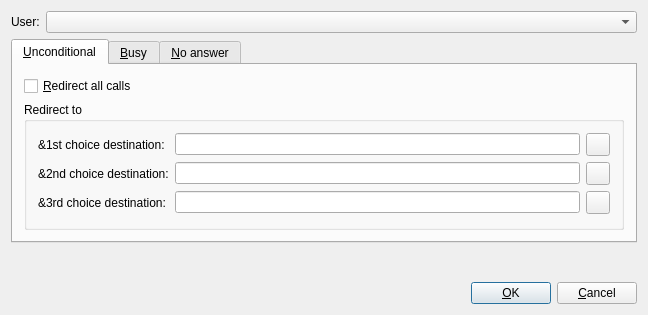
<?xml version="1.0" encoding="UTF-8"?>
<ui version="4.0" stdsetdef="1">
  <author></author>
  <comment></comment>
  <exportmacro></exportmacro>
  <class>SrvRedirectForm</class>
  <widget class="QDialog" name="SrvRedirectForm">
    <property name="geometry">
      <rect>
        <x>0</x>
        <y>0</y>
        <width>648</width>
        <height>315</height>
      </rect>
    </property>
    <property name="windowTitle">
      <string>Twinkle - Call Redirection</string>
    </property>
    <layout class="QVBoxLayout">
      <item>
        <layout class="QHBoxLayout">
          <item>
            <widget class="QLabel" name="userTextLabel">
              <property name="text">
                <string>User:</string>
              </property>
              <property name="buddy" stdset="0">
                <cstring>userComboBox</cstring>
              </property>
              <property name="wordWrap">
                <bool>false</bool>
              </property>
            </widget>
          </item>
          <item>
            <widget class="QComboBox" name="userComboBox">
              <property name="sizePolicy">
                <sizepolicy>
                  <hsizetype>7</hsizetype>
                  <vsizetype>0</vsizetype>
                  <horstretch>0</horstretch>
                  <verstretch>0</verstretch>
                </sizepolicy>
              </property>
            </widget>
          </item>
        </layout>
      </item>
      <item>
        <widget class="QTabWidget" name="cfTabWidget">
          <property name="enabled">
            <bool>true</bool>
          </property>
          <property name="whatsThis" stdset="0">
            <string>There are 3 redirect services:&lt;p&gt;
&lt;b&gt;Unconditional:&lt;/b&gt; redirect all calls
&lt;/p&gt;
&lt;p&gt;
&lt;b&gt;Busy:&lt;/b&gt; redirect a call if both lines are busy
&lt;/p&gt;
&lt;p&gt;
&lt;b&gt;No answer:&lt;/b&gt; redirect a call when the no-answer timer expires
&lt;/p&gt;</string>
          </property>
          <widget class="QWidget" name="tab">
            <attribute name="title">
              <string>&amp;Unconditional</string>
            </attribute>
            <layout class="QGridLayout">
              <item row="0" column="0">
                <widget class="QCheckBox" name="cfAlwaysCheckBox">
                  <property name="text">
                    <string>&amp;Redirect all calls</string>
                  </property>
                  <property name="shortcut">
                    <string>Alt+R</string>
                  </property>
                  <property name="whatsThis" stdset="0">
                    <string>Activate the unconditional redirection service.</string>
                  </property>
                </widget>
              </item>
              <item row="1" column="0">
                <widget class="QGroupBox" name="cfAlwaysGroupBox">
                  <property name="enabled">
                    <bool>true</bool>
                  </property>
                  <property name="title">
                    <string>Redirect to</string>
                  </property>
                  <layout class="QGridLayout">
                    <item row="0" column="1">
                      <widget class="QLineEdit" name="cfAlwaysDst1LineEdit">
                        <property name="enabled">
                          <bool>true</bool>
                        </property>
                        <property name="whatsThis" stdset="0">
                          <string>You can specify up to 3 destinations to which you want to redirect the call. If the first destination does not answer the call, the second destination will be tried and so on.</string>
                        </property>
                      </widget>
                    </item>
                    <item row="1" column="1">
                      <widget class="QLineEdit" name="cfAlwaysDst2LineEdit">
                        <property name="enabled">
                          <bool>true</bool>
                        </property>
                        <property name="whatsThis" stdset="0">
                          <string>You can specify up to 3 destinations to which you want to redirect the call. If the first destination does not answer the call, the second destination will be tried and so on.</string>
                        </property>
                      </widget>
                    </item>
                    <item row="2" column="0">
                      <widget class="QLabel" name="cfAlwaysDst3TextLabel">
                        <property name="enabled">
                          <bool>true</bool>
                        </property>
                        <property name="text">
                          <string>&amp;3rd choice destination:</string>
                        </property>
                        <property name="buddy" stdset="0">
                          <cstring>cfAlwaysDst3LineEdit</cstring>
                        </property>
                        <property name="wordWrap">
                          <bool>false</bool>
                        </property>
                      </widget>
                    </item>
                    <item row="2" column="1">
                      <widget class="QLineEdit" name="cfAlwaysDst3LineEdit">
                        <property name="enabled">
                          <bool>true</bool>
                        </property>
                        <property name="whatsThis" stdset="0">
                          <string>You can specify up to 3 destinations to which you want to redirect the call. If the first destination does not answer the call, the second destination will be tried and so on.</string>
                        </property>
                      </widget>
                    </item>
                    <item row="1" column="0">
                      <widget class="QLabel" name="cfAlwaysDst2TextLabel">
                        <property name="text">
                          <string>&amp;2nd choice destination:</string>
                        </property>
                        <property name="buddy" stdset="0">
                          <cstring>cfAlwaysDst2LineEdit</cstring>
                        </property>
                        <property name="wordWrap">
                          <bool>false</bool>
                        </property>
                      </widget>
                    </item>
                    <item row="0" column="0">
                      <widget class="QLabel" name="cfAlwaysDst1TextLabel">
                        <property name="text">
                          <string>&amp;1st choice destination:</string>
                        </property>
                        <property name="buddy" stdset="0">
                          <cstring>cfAlwaysDst1LineEdit</cstring>
                        </property>
                        <property name="wordWrap">
                          <bool>false</bool>
                        </property>
                      </widget>
                    </item>
                    <item row="0" column="2">
                      <widget class="QToolButton" name="addrAlways1ToolButton">
                        <property name="focusPolicy">
                          <enum>Qt::TabFocus</enum>
                        </property>
                        <property name="text">
                          <string/>
                        </property>
                        <property name="shortcut">
                          <string>F10</string>
                        </property>
                        <property name="icon">
                          <iconset>:/icons/images/kontact_contacts.png</iconset>
                        </property>
                        <property name="toolTip" stdset="0">
                          <string>Address book</string>
                        </property>
                      </widget>
                    </item>
                    <item row="1" column="2">
                      <widget class="QToolButton" name="addrAlways2ToolButton">
                        <property name="focusPolicy">
                          <enum>Qt::TabFocus</enum>
                        </property>
                        <property name="text">
                          <string/>
                        </property>
                        <property name="shortcut">
                          <string>F11</string>
                        </property>
                        <property name="icon">
                          <iconset>:/icons/images/kontact_contacts.png</iconset>
                        </property>
                        <property name="toolTip" stdset="0">
                          <string>Address book</string>
                        </property>
                        <property name="whatsThis" stdset="0">
                          <string>Select an address from the address book.</string>
                        </property>
                      </widget>
                    </item>
                    <item row="2" column="2">
                      <widget class="QToolButton" name="addrAlways3ToolButton">
                        <property name="focusPolicy">
                          <enum>Qt::TabFocus</enum>
                        </property>
                        <property name="text">
                          <string/>
                        </property>
                        <property name="shortcut">
                          <string>F12</string>
                        </property>
                        <property name="icon">
                          <iconset>:/icons/images/kontact_contacts.png</iconset>
                        </property>
                        <property name="toolTip" stdset="0">
                          <string>Address book</string>
                        </property>
                        <property name="whatsThis" stdset="0">
                          <string>Select an address from the address book.</string>
                        </property>
                      </widget>
                    </item>
                  </layout>
                </widget>
              </item>
            </layout>
          </widget>
          <widget class="QWidget" name="tab">
            <attribute name="title">
              <string>&amp;Busy</string>
            </attribute>
            <layout class="QGridLayout">
              <item row="0" column="0">
                <widget class="QCheckBox" name="cfBusyCheckBox">
                  <property name="text">
                    <string>&amp;Redirect calls when I am busy</string>
                  </property>
                  <property name="shortcut">
                    <string>Alt+R</string>
                  </property>
                  <property name="whatsThis" stdset="0">
                    <string>Activate the redirection when busy service.</string>
                  </property>
                </widget>
              </item>
              <item row="1" column="0">
                <widget class="QGroupBox" name="cfBusyGroupBox">
                  <property name="enabled">
                    <bool>true</bool>
                  </property>
                  <property name="title">
                    <string>Redirect to</string>
                  </property>
                  <layout class="QGridLayout">
                    <item row="1" column="1">
                      <widget class="QLineEdit" name="cfBusyDst2LineEdit">
                        <property name="enabled">
                          <bool>true</bool>
                        </property>
                        <property name="whatsThis" stdset="0">
                          <string>You can specify up to 3 destinations to which you want to redirect the call. If the first destination does not answer the call, the second destination will be tried and so on.</string>
                        </property>
                      </widget>
                    </item>
                    <item row="2" column="0">
                      <widget class="QLabel" name="cfBusyDst3TextLabel">
                        <property name="text">
                          <string>&amp;3rd choice destination:</string>
                        </property>
                        <property name="buddy" stdset="0">
                          <cstring>cfAlwaysDst3LineEdit</cstring>
                        </property>
                        <property name="wordWrap">
                          <bool>false</bool>
                        </property>
                      </widget>
                    </item>
                    <item row="2" column="1">
                      <widget class="QLineEdit" name="cfBusyDst3LineEdit">
                        <property name="enabled">
                          <bool>true</bool>
                        </property>
                        <property name="whatsThis" stdset="0">
                          <string>You can specify up to 3 destinations to which you want to redirect the call. If the first destination does not answer the call, the second destination will be tried and so on.</string>
                        </property>
                      </widget>
                    </item>
                    <item row="1" column="0">
                      <widget class="QLabel" name="cfBusyDst2TextLabel">
                        <property name="text">
                          <string>&amp;2nd choice destination:</string>
                        </property>
                        <property name="buddy" stdset="0">
                          <cstring>cfAlwaysDst2LineEdit</cstring>
                        </property>
                        <property name="wordWrap">
                          <bool>false</bool>
                        </property>
                      </widget>
                    </item>
                    <item row="0" column="0">
                      <widget class="QLabel" name="cfBusyDst1TextLabel">
                        <property name="text">
                          <string>&amp;1st choice destination:</string>
                        </property>
                        <property name="buddy" stdset="0">
                          <cstring>cfAlwaysDst1LineEdit</cstring>
                        </property>
                        <property name="wordWrap">
                          <bool>false</bool>
                        </property>
                      </widget>
                    </item>
                    <item row="0" column="1">
                      <widget class="QLineEdit" name="cfBusyDst1LineEdit">
                        <property name="enabled">
                          <bool>true</bool>
                        </property>
                        <property name="whatsThis" stdset="0">
                          <string>You can specify up to 3 destinations to which you want to redirect the call. If the first destination does not answer the call, the second destination will be tried and so on.</string>
                        </property>
                      </widget>
                    </item>
                    <item row="0" column="2">
                      <widget class="QToolButton" name="addrBusy1ToolButton">
                        <property name="text">
                          <string/>
                        </property>
                        <property name="icon">
                          <iconset>:/icons/images/kontact_contacts.png</iconset>
                        </property>
                        <property name="toolTip" stdset="0">
                          <string>Address book</string>
                        </property>
                        <property name="whatsThis" stdset="0">
                          <string>Select an address from the address book.</string>
                        </property>
                      </widget>
                    </item>
                    <item row="1" column="2">
                      <widget class="QToolButton" name="addrBusy2ToolButton">
                        <property name="text">
                          <string/>
                        </property>
                        <property name="icon">
                          <iconset>:/icons/images/kontact_contacts.png</iconset>
                        </property>
                        <property name="toolTip" stdset="0">
                          <string>Address book</string>
                        </property>
                        <property name="whatsThis" stdset="0">
                          <string>Select an address from the address book.</string>
                        </property>
                      </widget>
                    </item>
                    <item row="2" column="2">
                      <widget class="QToolButton" name="addrBusy3ToolButton">
                        <property name="text">
                          <string/>
                        </property>
                        <property name="icon">
                          <iconset>:/icons/images/kontact_contacts.png</iconset>
                        </property>
                        <property name="toolTip" stdset="0">
                          <string>Address book</string>
                        </property>
                        <property name="whatsThis" stdset="0">
                          <string>Select an address from the address book.</string>
                        </property>
                      </widget>
                    </item>
                  </layout>
                </widget>
              </item>
            </layout>
          </widget>
          <widget class="QWidget" name="tab">
            <attribute name="title">
              <string>&amp;No answer</string>
            </attribute>
            <layout class="QGridLayout">
              <item row="0" column="0">
                <widget class="QCheckBox" name="cfNoanswerCheckBox">
                  <property name="text">
                    <string>&amp;Redirect calls when I do not answer</string>
                  </property>
                  <property name="shortcut">
                    <string>Alt+R</string>
                  </property>
                  <property name="whatsThis" stdset="0">
                    <string>Activate the redirection on no answer service.</string>
                  </property>
                </widget>
              </item>
              <item row="1" column="0">
                <widget class="QGroupBox" name="cfNoanswerGroupBox">
                  <property name="enabled">
                    <bool>true</bool>
                  </property>
                  <property name="title">
                    <string>Redirect to</string>
                  </property>
                  <layout class="QGridLayout">
                    <item row="1" column="1">
                      <widget class="QLineEdit" name="cfNoanswerDst2LineEdit">
                        <property name="enabled">
                          <bool>true</bool>
                        </property>
                        <property name="whatsThis" stdset="0">
                          <string>You can specify up to 3 destinations to which you want to redirect the call. If the first destination does not answer the call, the second destination will be tried and so on.</string>
                        </property>
                      </widget>
                    </item>
                    <item row="2" column="0">
                      <widget class="QLabel" name="cfNoanswerDst3TextLabel">
                        <property name="text">
                          <string>&amp;3rd choice destination:</string>
                        </property>
                        <property name="buddy" stdset="0">
                          <cstring>cfAlwaysDst3LineEdit</cstring>
                        </property>
                        <property name="wordWrap">
                          <bool>false</bool>
                        </property>
                      </widget>
                    </item>
                    <item row="1" column="0">
                      <widget class="QLabel" name="cfNoanswerDst2TextLabel">
                        <property name="text">
                          <string>&amp;2nd choice destination:</string>
                        </property>
                        <property name="buddy" stdset="0">
                          <cstring>cfAlwaysDst2LineEdit</cstring>
                        </property>
                        <property name="wordWrap">
                          <bool>false</bool>
                        </property>
                      </widget>
                    </item>
                    <item row="0" column="0">
                      <widget class="QLabel" name="cfNoanswerDst1TextLabel">
                        <property name="text">
                          <string>&amp;1st choice destination:</string>
                        </property>
                        <property name="buddy" stdset="0">
                          <cstring>cfAlwaysDst1LineEdit</cstring>
                        </property>
                        <property name="wordWrap">
                          <bool>false</bool>
                        </property>
                      </widget>
                    </item>
                    <item row="0" column="1">
                      <widget class="QLineEdit" name="cfNoanswerDst1LineEdit">
                        <property name="enabled">
                          <bool>true</bool>
                        </property>
                        <property name="whatsThis" stdset="0">
                          <string>You can specify up to 3 destinations to which you want to redirect the call. If the first destination does not answer the call, the second destination will be tried and so on.</string>
                        </property>
                      </widget>
                    </item>
                    <item row="2" column="1">
                      <widget class="QLineEdit" name="cfNoanswerDst3LineEdit">
                        <property name="enabled">
                          <bool>true</bool>
                        </property>
                        <property name="whatsThis" stdset="0">
                          <string>You can specify up to 3 destinations to which you want to redirect the call. If the first destination does not answer the call, the second destination will be tried and so on.</string>
                        </property>
                      </widget>
                    </item>
                    <item row="0" column="2">
                      <widget class="QToolButton" name="addrNoanswer1ToolButton">
                        <property name="text">
                          <string/>
                        </property>
                        <property name="icon">
                          <iconset>:/icons/images/kontact_contacts.png</iconset>
                        </property>
                        <property name="toolTip" stdset="0">
                          <string>Address book</string>
                        </property>
                        <property name="whatsThis" stdset="0">
                          <string>Select an address from the address book.</string>
                        </property>
                      </widget>
                    </item>
                    <item row="1" column="2">
                      <widget class="QToolButton" name="addrNoanswer2ToolButton">
                        <property name="text">
                          <string/>
                        </property>
                        <property name="icon">
                          <iconset>:/icons/images/kontact_contacts.png</iconset>
                        </property>
                        <property name="toolTip" stdset="0">
                          <string>Address book</string>
                        </property>
                        <property name="whatsThis" stdset="0">
                          <string>Select an address from the address book.</string>
                        </property>
                      </widget>
                    </item>
                    <item row="2" column="2">
                      <widget class="QToolButton" name="addrNoanswer3ToolButton">
                        <property name="text">
                          <string/>
                        </property>
                        <property name="icon">
                          <iconset>:/icons/images/kontact_contacts.png</iconset>
                        </property>
                        <property name="toolTip" stdset="0">
                          <string>Address book</string>
                        </property>
                        <property name="whatsThis" stdset="0">
                          <string>Select an address from the address book.</string>
                        </property>
                      </widget>
                    </item>
                  </layout>
                </widget>
              </item>
            </layout>
          </widget>
        </widget>
      </item>
      <item>
        <spacer name="spacer14">
          <property name="sizeHint">
            <size>
              <width>20</width>
              <height>16</height>
            </size>
          </property>
          <property name="sizeType">
            <enum>QSizePolicy::Expanding</enum>
          </property>
          <property name="orientation">
            <enum>Qt::Vertical</enum>
          </property>
        </spacer>
      </item>
      <item>
        <layout class="QHBoxLayout">
          <item>
            <spacer name="spacer13">
              <property name="sizeHint">
                <size>
                  <width>261</width>
                  <height>20</height>
                </size>
              </property>
              <property name="sizeType">
                <enum>QSizePolicy::Expanding</enum>
              </property>
              <property name="orientation">
                <enum>Qt::Horizontal</enum>
              </property>
            </spacer>
          </item>
          <item>
            <widget class="QPushButton" name="okPushButton">
              <property name="text">
                <string>&amp;OK</string>
              </property>
              <property name="shortcut">
                <string>Alt+O</string>
              </property>
              <property name="default">
                <bool>true</bool>
              </property>
              <property name="whatsThis" stdset="0">
                <string>Accept and save all changes.</string>
              </property>
            </widget>
          </item>
          <item>
            <widget class="QPushButton" name="cancelPushButton">
              <property name="text">
                <string>&amp;Cancel</string>
              </property>
              <property name="shortcut">
                <string>Alt+C</string>
              </property>
              <property name="whatsThis" stdset="0">
                <string>Undo your changes and close the window.</string>
              </property>
            </widget>
          </item>
        </layout>
      </item>
    </layout>
  </widget>
  <layoutdefault spacing="6" margin="11"/>
  <pixmapfunction></pixmapfunction>
  <tabstops>
    <tabstop>cfTabWidget</tabstop>
    <tabstop>cfAlwaysCheckBox</tabstop>
    <tabstop>cfAlwaysDst1LineEdit</tabstop>
    <tabstop>cfAlwaysDst2LineEdit</tabstop>
    <tabstop>cfAlwaysDst3LineEdit</tabstop>
    <tabstop>cfBusyCheckBox</tabstop>
    <tabstop>cfBusyDst1LineEdit</tabstop>
    <tabstop>cfBusyDst2LineEdit</tabstop>
    <tabstop>cfBusyDst3LineEdit</tabstop>
    <tabstop>cfNoanswerCheckBox</tabstop>
    <tabstop>cfNoanswerDst1LineEdit</tabstop>
    <tabstop>cfNoanswerDst2LineEdit</tabstop>
    <tabstop>cfNoanswerDst3LineEdit</tabstop>
    <tabstop>okPushButton</tabstop>
    <tabstop>cancelPushButton</tabstop>
  </tabstops>
  <includes>
    <include location="local">sockets/url.h</include>
    <include location="global">list</include>
    <include location="local">qlineedit.h</include>
    <include location="local">ui_getaddressform.h</include>
    <include location="local">user.h</include>
    <include location="local">phone.h</include>
  </includes>
  <connections>
    <connection>
      <sender>cancelPushButton</sender>
      <signal>clicked()</signal>
      <receiver>SrvRedirectForm</receiver>
      <slot>reject()</slot>
    </connection>
    <connection>
      <sender>okPushButton</sender>
      <signal>clicked()</signal>
      <receiver>SrvRedirectForm</receiver>
      <slot>validate()</slot>
    </connection>
    <connection>
      <sender>cfAlwaysCheckBox</sender>
      <signal>toggled(bool)</signal>
      <receiver>SrvRedirectForm</receiver>
      <slot>toggleAlways(bool)</slot>
    </connection>
    <connection>
      <sender>cfBusyCheckBox</sender>
      <signal>toggled(bool)</signal>
      <receiver>SrvRedirectForm</receiver>
      <slot>toggleBusy(bool)</slot>
    </connection>
    <connection>
      <sender>cfNoanswerCheckBox</sender>
      <signal>toggled(bool)</signal>
      <receiver>SrvRedirectForm</receiver>
      <slot>toggleNoanswer(bool)</slot>
    </connection>
    <connection>
      <sender>addrAlways1ToolButton</sender>
      <signal>clicked()</signal>
      <receiver>SrvRedirectForm</receiver>
      <slot>showAddressBook1()</slot>
    </connection>
    <connection>
      <sender>addrAlways2ToolButton</sender>
      <signal>clicked()</signal>
      <receiver>SrvRedirectForm</receiver>
      <slot>showAddressBook2()</slot>
    </connection>
    <connection>
      <sender>addrAlways3ToolButton</sender>
      <signal>clicked()</signal>
      <receiver>SrvRedirectForm</receiver>
      <slot>showAddressBook3()</slot>
    </connection>
    <connection>
      <sender>addrBusy1ToolButton</sender>
      <signal>clicked()</signal>
      <receiver>SrvRedirectForm</receiver>
      <slot>showAddressBook4()</slot>
    </connection>
    <connection>
      <sender>addrBusy2ToolButton</sender>
      <signal>clicked()</signal>
      <receiver>SrvRedirectForm</receiver>
      <slot>showAddressBook5()</slot>
    </connection>
    <connection>
      <sender>addrBusy3ToolButton</sender>
      <signal>clicked()</signal>
      <receiver>SrvRedirectForm</receiver>
      <slot>showAddressBook6()</slot>
    </connection>
    <connection>
      <sender>addrNoanswer1ToolButton</sender>
      <signal>clicked()</signal>
      <receiver>SrvRedirectForm</receiver>
      <slot>showAddressBook7()</slot>
    </connection>
    <connection>
      <sender>addrNoanswer2ToolButton</sender>
      <signal>clicked()</signal>
      <receiver>SrvRedirectForm</receiver>
      <slot>showAddressBook8()</slot>
    </connection>
    <connection>
      <sender>addrNoanswer3ToolButton</sender>
      <signal>clicked()</signal>
      <receiver>SrvRedirectForm</receiver>
      <slot>showAddressBook9()</slot>
    </connection>
    <connection>
      <sender>userComboBox</sender>
      <signal>activated(QString)</signal>
      <receiver>SrvRedirectForm</receiver>
      <slot>changedUser(QString)</slot>
    </connection>
  </connections>
</ui>
